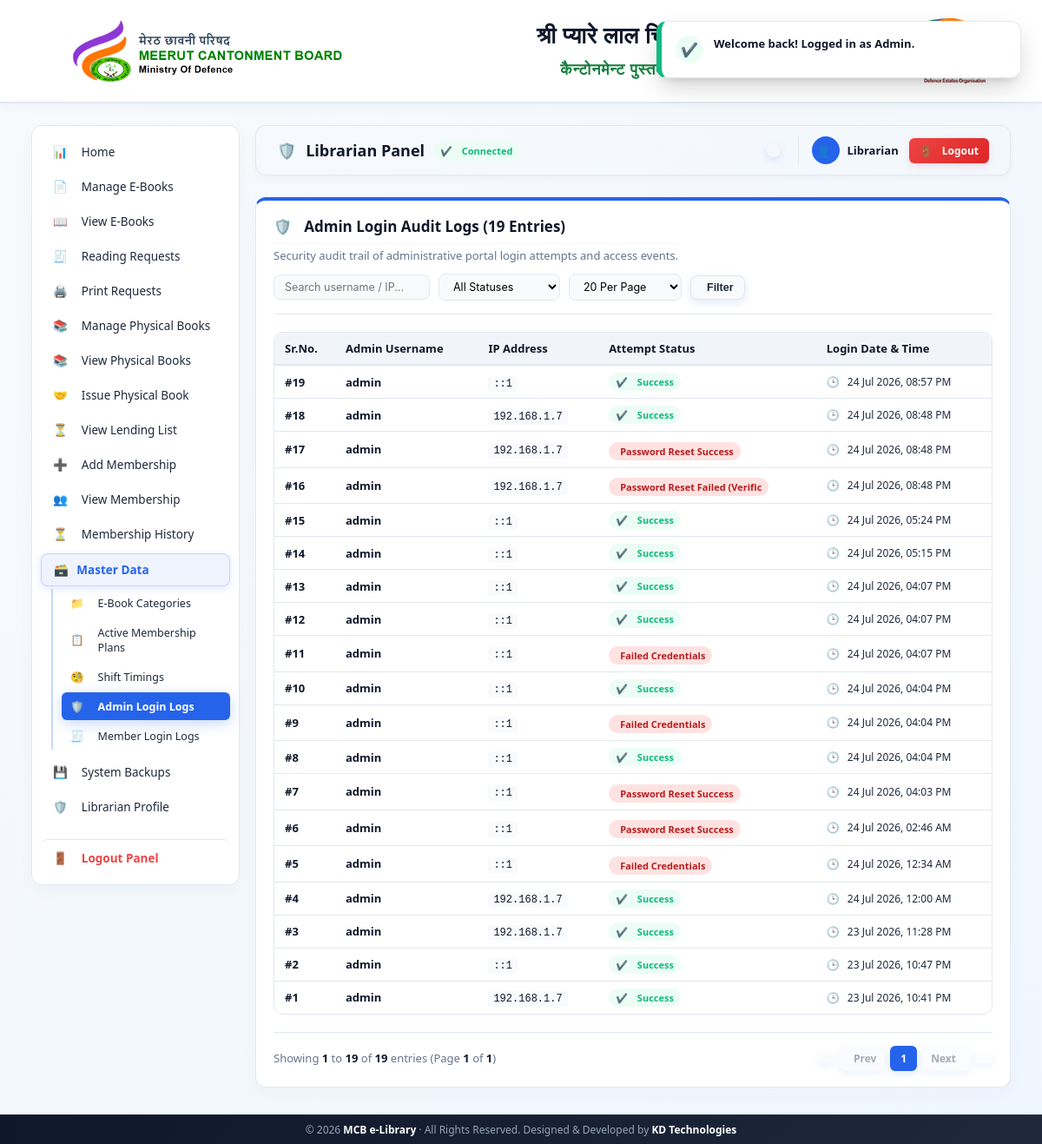
The page /?action=admin&tab=admin_login_logs (signed in) on the database its author committed.
### tables this page shows
CREATE TABLE IF NOT EXISTS `admin_login_logs` (
  `id` int(11) NOT NULL AUTO_INCREMENT PRIMARY KEY,
  `username` varchar(60) NOT NULL,
  `ip_address` varchar(45) NOT NULL,
  `user_agent` varchar(255) DEFAULT NULL,
  `status` varchar(30) NOT NULL DEFAULT 'Success',
  `login_at` timestamp NULL DEFAULT current_timestamp()
);

### config.php (called while the page is built, shortened)
<?php
function e($v){ return htmlspecialchars((string)$v, ENT_QUOTES, 'UTF-8'); }
?>

### app/views/admin/admin_login_logs.php (the view, shortened to what this page needs)
<?php
$statusFilter = $_GET['status'] ?? 'all';
$searchQuery = trim($_GET['search'] ?? '');
$page = max(1, (int)($_GET['page'] ?? 1));
$limit = max(5, min(100, (int)($_GET['limit'] ?? 20)));
$where = [];
$whereSql = !empty($where) ? "WHERE " . implode(' AND ', $where) : "";
$countRes = $db->query("SELECT COUNT(*) c FROM admin_login_logs $whereSql");
$totalLogs = (int)($countRes ? ($countRes->fetch_assoc()['c'] ?? 0) : 0);
$totalPages = max(1, (int)ceil($totalLogs / $limit));
$offset = ($page - 1) * $limit;
$logsQuery = $db->query("SELECT * FROM admin_login_logs $whereSql ORDER BY id DESC LIMIT $limit OFFSET $offset");
?>
<div class="card" style="border-top: 4px solid var(--primary);">
    <div style="display:flex; align-items:center; justify-content:space-between; flex-wrap:wrap; gap:12px; margin-bottom:20px; border-bottom:1px solid var(--border-color); padding-bottom:15px;">
        <div>
            <h3 style="margin:0; color:var(--navy-dark); display:flex; align-items:center; gap:8px;">
                <i class="fa-solid fa-user-shield" style="color:var(--primary);"></i> Admin Login Audit Logs (<?= $totalLogs ?> Entries)
            </h3>
            <p style="font-size:13px; color:var(--text-muted); margin:4px 0 0 0;">
                Security audit trail of administrative portal login attempts and access events.
            </p>
        </div>
        <form method="get" action="" style="display:flex; gap:10px; align-items:center; margin:0; flex-wrap:wrap;">
            <input type="text" name="search" value="<?= e($searchQuery) ?>" placeholder="Search username / IP..." style="margin:0; padding:6px 12px; font-size:12.5px; width:180px;">
            <select name="status" onchange="this.form.submit()" style="margin:0; padding:6px 12px; font-size:12.5px; width:140px;">
                <option value="all" <?= $statusFilter === 'all' ? 'selected' : '' ?>>All Statuses</option>
            </select>
            <select name="limit" onchange="this.form.submit()" style="margin:0; padding:6px 12px; font-size:12.5px; width:130px;" title="Entries Per Page">
                <option value="20" <?= $limit == 20 ? 'selected' : '' ?>>20 Per Page</option>
            </select>
            <button type="submit" class="btn btn-secondary" style="padding:6px 12px; font-size:12.5px; background:var(--bg-slate); border:1px solid var(--border-color); color:var(--text-dark);">
                <i class="fa-solid fa-filter"></i> Filter
            </button>
        </form>
    </div>
    <div class="table-responsive">
        <table>
            <thead>
                <tr>
                    <th style="width:70px;">Sr.No.</th>
                    <th>Admin Username</th>
                    <th>IP Address</th>
                    <th>Attempt Status</th>
                    <th>Login Date & Time</th>
                </tr>
            </thead>
            <tbody>
                <?php if ($logsQuery && $logsQuery->num_rows > 0): ?>
                    <?php while ($log = $logsQuery->fetch_assoc()): ?>
                        <tr>
                            <td><strong>#<?= $log['id'] ?></strong></td>
                            <td style="font-weight:600; color:var(--navy-dark);"><?= e($log['username']) ?></td>
                            <td><code style="background:var(--bg-slate); padding:2px 6px; border-radius:4px; font-size:12px; font-family:monospace; color:var(--navy-dark);"><?= e($log['ip_address']) ?></code></td>
                            <td>
                                <?php if ($log['status'] === 'Success'): ?>
                                    <span class="badge badge-green" style="font-size:11px; padding:3px 8px;"><i class="fa-solid fa-circle-check"></i> Success</span>
                                <?php else: ?>
                                    <span class="badge badge-orange" style="font-size:11px; padding:3px 8px; background:#fee2e2; color:#b91c1c;"><i class="fa-solid fa-triangle-exclamation"></i> <?= e($log['status']) ?></span>
                                <?php endif; ?>
                            </td>
                            <td style="font-size:12px; color:var(--text-color);">
                                <i class="fa-solid fa-clock" style="color:var(--text-muted); margin-right:4px;"></i> <?= date('d M Y, h:i A', strtotime($log['login_at'])) ?>
                            </td>
                        </tr>
                    <?php endwhile; ?>
                <?php endif; ?>
            </tbody>
        </table>
    </div>
    <?php $qSuffix = '&status=' . urlencode($statusFilter) . '&search=' . urlencode($searchQuery) . '&limit=' . $limit; ?>
    <div class="pagination-container" style="display:flex; justify-content:space-between; align-items:center; margin-top:20px; flex-wrap:wrap; gap:15px; border-top:1px solid var(--border-color); padding-top:15px;">
        <div style="font-size:13px; color:var(--text-muted);">
            <?php if ($totalLogs > 0): ?>
                Showing <strong><?= $offset + 1 ?></strong> to <strong><?= min($offset + $limit, $totalLogs) ?></strong> of <strong><?= $totalLogs ?></strong> entries (Page <strong><?= $page ?></strong> of <strong><?= $totalPages ?></strong>)
            <?php else: ?>
                Showing <strong>0</strong> entries
            <?php endif; ?>
        </div>
        <div class="pagination" style="display:flex; align-items:center; gap:6px;">
            <?php if ($page > 1): ?>
                <a href="?action=admin&tab=admin_login_logs&page=1<?= $qSuffix ?>" class="btn" style="padding:6px 10px; background:var(--bg-slate); color:var(--text-color); font-size:12px; display:inline-flex; align-items:center;" title="First Page"><i class="fa-solid fa-angles-left"></i></a>
                <a href="?action=admin&tab=admin_login_logs&page=<?= $page - 1 ?><?= $qSuffix ?>" class="btn" style="padding:6px 10px; background:var(--bg-slate); color:var(--text-color); font-size:12px; display:inline-flex; align-items:center; gap:4px;" title="Previous Page"><i class="fa-solid fa-angle-left"></i> Prev</a>
            <?php else: ?>
                <span class="btn disabled" style="padding:6px 10px; background:var(--bg-slate); color:var(--text-muted); font-size:12px; cursor:not-allowed; opacity:0.6;"><i class="fa-solid fa-angles-left"></i></span>
                <span class="btn disabled" style="padding:6px 10px; background:var(--bg-slate); color:var(--text-muted); font-size:12px; cursor:not-allowed; opacity:0.6;"><i class="fa-solid fa-angle-left"></i> Prev</span>
            <?php endif; ?>
            <?php
            $startP = max(1, $page - 2);
            $endP = min($totalPages, $page + 2);
            for ($i = $startP; $i <= $endP; $i++):
            ?>
                <?php if ($i == $page): ?>
                    <span class="btn" style="padding:6px 12px; background:var(--primary); color:white; font-size:12px; font-weight:700; border-radius:6px;"><?= $i ?></span>
                <?php else: ?>
                    <a href="?action=admin&tab=admin_login_logs&page=<?= $i ?><?= $qSuffix ?>" class="btn" style="padding:6px 12px; background:var(--bg-slate); color:var(--text-color); font-size:12px; border-radius:6px;"><?= $i ?></a>
                <?php endif; ?>
            <?php endfor; ?>
            <?php if ($page < $totalPages): ?>
                <a href="?action=admin&tab=admin_login_logs&page=<?= $page + 1 ?><?= $qSuffix ?>" class="btn" style="padding:6px 10px; background:var(--bg-slate); color:var(--text-color); font-size:12px; display:inline-flex; align-items:center; gap:4px;" title="Next Page">Next <i class="fa-solid fa-angle-right"></i></a>
                <a href="?action=admin&tab=admin_login_logs&page=<?= $totalPages ?><?= $qSuffix ?>" class="btn" style="padding:6px 10px; background:var(--bg-slate); color:var(--text-color); font-size:12px; display:inline-flex; align-items:center;" title="Last Page"><i class="fa-solid fa-angles-right"></i></a>
            <?php else: ?>
                <span class="btn disabled" style="padding:6px 10px; background:var(--bg-slate); color:var(--text-muted); font-size:12px; cursor:not-allowed; opacity:0.6;">Next <i class="fa-solid fa-angle-right"></i></span>
                <span class="btn disabled" style="padding:6px 10px; background:var(--bg-slate); color:var(--text-muted); font-size:12px; cursor:not-allowed; opacity:0.6;"><i class="fa-solid fa-angles-right"></i></span>
            <?php endif; ?>
        </div>
    </div>
</div>

### app/views/layout/header.php (style rules this page uses)
:root { --primary: #2563eb; --primary-hover: #1d4ed8; --bg-slate: #f8fafc; --bg-card: #ffffff; --navy-dark: #0f172a; --navy-light: #1e293b; --text-dark: #1e293b; --text-muted: #64748b; --border-color: #e2e8f0; --accent-green: #10b981; --accent-red: #ef4444; --accent-orange: #f59e0b; }
* { box-sizing: border-box; transition: all 0.2s ease-in-out; }
body { margin: 0; font-family: system-ui, -apple-system, "Segoe UI", Roboto, Helvetica, Arial, sans-serif; background: linear-gradient(135deg, #f8fafc, #eff6ff); color: var(--text-dark); min-height: 100vh; display: flex; flex-direction: column; }
h1, h2, h3, h4, strong { font-family: system-ui, -apple-system, "Segoe UI", Roboto, Helvetica, Arial, sans-serif; color: var(--navy-dark); }
.card { background: var(--bg-card); padding: 18px 20px; border-radius: 12px; border: 1px solid var(--border-color); box-shadow: 0 6px 20px rgba(22, 52, 91, 0.03); margin-bottom: 16px; position: relative; overflow: hidden; }
.card::before { content: ''; position: absolute; top: 0; left: 0; width: 100%; height: 4px; background: linear-gradient(90deg, var(--primary), #60a5fa); opacity: 0; }
.card h3 { margin-top: 0; font-size: 17px; font-weight: 600; border-bottom: 1px solid #f1f5f9; padding-bottom: 8px; margin-bottom: 14px; display: flex; align-items: center; gap: 8px; }
input, select, textarea { width: 100%; padding: 8px 12px; margin: 4px 0 12px 0; border: 1px solid var(--border-color); border-radius: 8px; background-color: #f8fafc; font-family: 'Inter', sans-serif; font-size: 13.5px; }
button, .btn { background: linear-gradient(135deg, var(--primary), var(--primary-hover)); color: white; border: 0; padding: 8px 18px; border-radius: 8px; font-weight: 600; cursor: pointer; text-decoration: none; display: inline-flex; align-items: center; justify-content: center; gap: 6px; font-size: 13px; box-shadow: 0 3px 10px rgba(37, 99, 235, 0.15); }
.table-responsive { overflow-x: auto; border-radius: 10px; border: 1px solid var(--border-color); margin-top: 10px; }
table { width: 100%; border-collapse: collapse; font-size: 13px; background: #ffffff; }
th { background: #f1f5f9; color: var(--navy-dark); font-weight: 600; padding: 9px 12px; text-align: left; border-bottom: 2px solid var(--border-color); }
td { padding: 8px 12px; border-bottom: 1px solid var(--border-color); color: var(--text-dark); }
tr:last-child td { border-bottom: none; }
.badge { display: inline-flex; align-items: center; padding: 5px 12px; border-radius: 30px; font-size: 12px; font-weight: 600; gap: 5px; }
.badge-green { background: #ecfdf5; color: var(--accent-green); }
.badge-orange { background: #fffbeb; color: var(--accent-orange); }

### rows shown on the page
admin_login_logs: id "19", username "admin", ip_address "::1", status "Success", login_at "24 Jul 2026, 08:57 PM"
admin_login_logs: id "18", username "admin", ip_address "192.168.1.7", status "Success", login_at "24 Jul 2026, 08:48 PM"
admin_login_logs: id "17", username "admin", ip_address "192.168.1.7", status "Password Reset Success", login_at "24 Jul 2026, 08:48 PM"
admin_login_logs: id "16", username "admin", ip_address "192.168.1.7", status "Password Reset Failed (Verific", login_at "24 Jul 2026, 08:48 PM"
admin_login_logs: id "15", username "admin", ip_address "::1", status "Success", login_at "24 Jul 2026, 05:24 PM"
admin_login_logs: id "14", username "admin", ip_address "::1", status "Success", login_at "24 Jul 2026, 05:15 PM"
admin_login_logs: id "13", username "admin", ip_address "::1", status "Success", login_at "24 Jul 2026, 04:07 PM"
admin_login_logs: id "12", username "admin", ip_address "::1", status "Success", login_at "24 Jul 2026, 04:07 PM"
admin_login_logs: id "11", username "admin", ip_address "::1", status "Failed Credentials", login_at "24 Jul 2026, 04:07 PM"
admin_login_logs: id "10", username "admin", ip_address "::1", status "Success", login_at "24 Jul 2026, 04:04 PM"
admin_login_logs: id "9", username "admin", ip_address "::1", status "Failed Credentials", login_at "24 Jul 2026, 04:04 PM"
admin_login_logs: id "8", username "admin", ip_address "::1", status "Success", login_at "24 Jul 2026, 04:04 PM"
admin_login_logs: id "7", username "admin", ip_address "::1", status "Password Reset Success", login_at "24 Jul 2026, 04:03 PM"
admin_login_logs: id "6", username "admin", ip_address "::1", status "Password Reset Success", login_at "24 Jul 2026, 02:46 AM"
admin_login_logs: id "5", username "admin", ip_address "::1", status "Failed Credentials", login_at "24 Jul 2026, 12:34 AM"
admin_login_logs: id "4", username "admin", ip_address "192.168.1.7", status "Success", login_at "24 Jul 2026, 12:00 AM"
admin_login_logs: id "3", username "admin", ip_address "192.168.1.7", status "Success", login_at "23 Jul 2026, 11:28 PM"
admin_login_logs: id "2", username "admin", ip_address "::1", status "Success", login_at "23 Jul 2026, 10:47 PM"
admin_login_logs: id "1", username "admin", ip_address "192.168.1.7", status "Success", login_at "23 Jul 2026, 10:41 PM"

### other values the page prints
$_SESSION['admin_user'] "Librarian"
$totalLogs "19"
$offset + 1 "1"
min($offset + $limit, $totalLogs) "19"
$page "1"
$totalPages "1"
